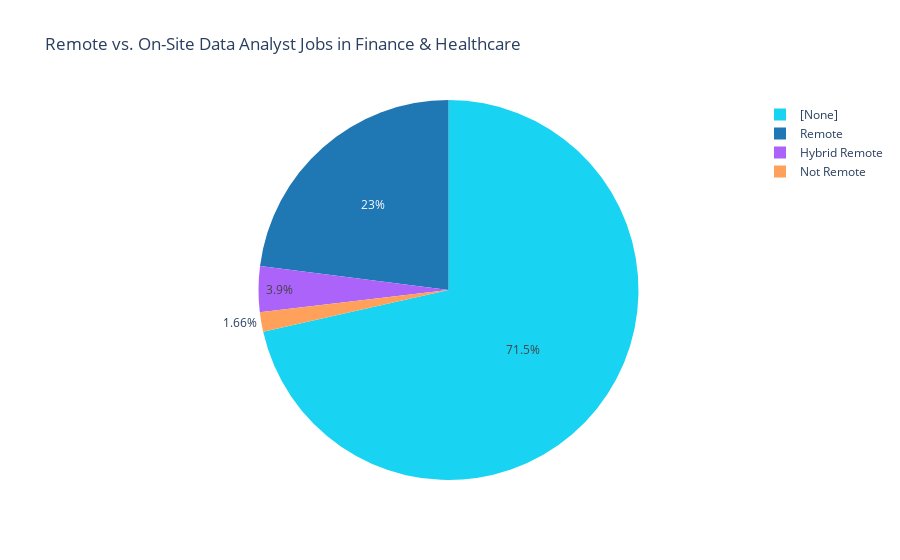

The notebook cell saved with this chart:
### Code cell
import plotly.express as px

# Define target industries
target_industries = ["Finance and Insurance", "Health Care and Social Assistance"]

# Filter the original DataFrame (df) instead of df_grouped
df_remote = df[df["NAICS2_NAME"].isin(target_industries)]

# Count occurrences of each remote type in these industries
df_remote_grouped = df_remote.groupby("REMOTE_TYPE_NAME").size().reset_index(name="Count")

# Create a pie chart
fig = px.pie(df_remote_grouped, 
             names="REMOTE_TYPE_NAME", 
             values="Count", 
             title="Remote vs. On-Site Data Analyst Jobs in Finance & Healthcare",
             color="REMOTE_TYPE_NAME", 
             color_discrete_map={"Remote": "#1f77b4", "On-Site": "#d62728", "Hybrid": "#2ca02c"})

fig.show()
fig.write_html("plot3pie.html")

### Figure 1 — Plotly figure (JSON) as saved in the notebook; plotly's stock layout.template omitted (floating-point values rounded to 4 significant figures)
{"data": [{"customdata": [["Hybrid Remote"], ["Not Remote"], ["Remote"], ["[None]"]], "domain": {"x": [0, 1], "y": [0, 1]}, "hovertemplate": "REMOTE_TYPE_NAME=%{customdata[0]}<br>Count=%{value}<extra></extra>", "labels": ["Hybrid Remote", "Not Remote", "Remote", "[None]"], "legendgroup": "", "marker": {"colors": ["#ab63fa", "#FFA15A", "#1f77b4", "#19d3f3"]}, "name": "", "showlegend": true, "type": "pie", "values": [381, 162, 2244, 6980]}], "layout": {"legend": {"tracegroupgap": 0}, "title": {"text": "Remote vs. On-Site Data Analyst Jobs in Finance & Healthcare"}}}
